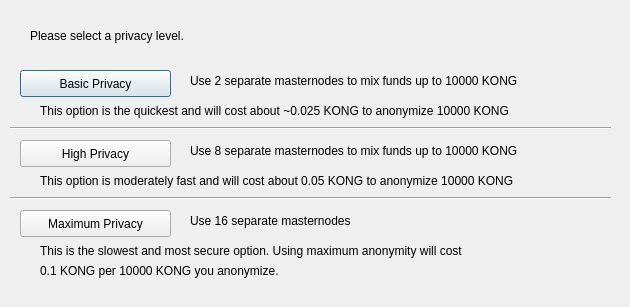
<?xml version="1.0" encoding="UTF-8"?>
<ui version="4.0">
 <class>ObfuscationConfig</class>
 <widget class="QDialog" name="ObfuscationConfig">
  <property name="geometry">
   <rect>
    <x>0</x>
    <y>0</y>
    <width>630</width>
    <height>307</height>
   </rect>
  </property>
  <property name="windowTitle">
   <string>Configure Obfuscation</string>
  </property>
  <widget class="QPushButton" name="buttonBasic">
   <property name="geometry">
    <rect>
     <x>20</x>
     <y>70</y>
     <width>151</width>
     <height>27</height>
    </rect>
   </property>
   <property name="text">
    <string>Basic Privacy</string>
   </property>
  </widget>
  <widget class="QPushButton" name="buttonHigh">
   <property name="geometry">
    <rect>
     <x>20</x>
     <y>140</y>
     <width>151</width>
     <height>27</height>
    </rect>
   </property>
   <property name="text">
    <string>High Privacy</string>
   </property>
  </widget>
  <widget class="QPushButton" name="buttonMax">
   <property name="geometry">
    <rect>
     <x>20</x>
     <y>210</y>
     <width>151</width>
     <height>27</height>
    </rect>
   </property>
   <property name="text">
    <string>Maximum Privacy</string>
   </property>
  </widget>
  <widget class="QLabel" name="label">
   <property name="geometry">
    <rect>
     <x>30</x>
     <y>20</y>
     <width>571</width>
     <height>31</height>
    </rect>
   </property>
   <property name="text">
    <string>Please select a privacy level.</string>
   </property>
  </widget>
  <widget class="QLabel" name="label_2">
   <property name="geometry">
    <rect>
     <x>190</x>
     <y>70</y>
     <width>421</width>
     <height>21</height>
    </rect>
   </property>
   <property name="text">
    <string>Use 2 separate masternodes to mix funds up to 10000 KONG</string>
   </property>
  </widget>
  <widget class="QLabel" name="label_3">
   <property name="geometry">
    <rect>
     <x>190</x>
     <y>140</y>
     <width>411</width>
     <height>21</height>
    </rect>
   </property>
   <property name="text">
    <string>Use 8 separate masternodes to mix funds up to 10000 KONG</string>
   </property>
  </widget>
  <widget class="QLabel" name="label_4">
   <property name="geometry">
    <rect>
     <x>190</x>
     <y>210</y>
     <width>421</width>
     <height>21</height>
    </rect>
   </property>
   <property name="text">
    <string>Use 16 separate masternodes</string>
   </property>
  </widget>
  <widget class="QLabel" name="label_6">
   <property name="geometry">
    <rect>
     <x>40</x>
     <y>100</y>
     <width>561</width>
     <height>21</height>
    </rect>
   </property>
   <property name="text">
    <string>This option is the quickest and will cost about ~0.025 KONG to anonymize 10000 KONG</string>
   </property>
  </widget>
  <widget class="QLabel" name="label_7">
   <property name="geometry">
    <rect>
     <x>40</x>
     <y>170</y>
     <width>561</width>
     <height>21</height>
    </rect>
   </property>
   <property name="text">
    <string>This option is moderately fast and will cost about 0.05 KONG to anonymize 10000 KONG</string>
   </property>
  </widget>
  <widget class="QLabel" name="label_8">
   <property name="geometry">
    <rect>
     <x>40</x>
     <y>240</y>
     <width>561</width>
     <height>21</height>
    </rect>
   </property>
   <property name="text">
    <string>This is the slowest and most secure option. Using maximum anonymity will cost</string>
   </property>
  </widget>
  <widget class="QLabel" name="label_9">
   <property name="geometry">
    <rect>
     <x>40</x>
     <y>260</y>
     <width>561</width>
     <height>21</height>
    </rect>
   </property>
   <property name="text">
    <string>0.1 KONG per 10000 KONG you anonymize.</string>
   </property>
  </widget>
  <widget class="Line" name="line">
   <property name="geometry">
    <rect>
     <x>10</x>
     <y>120</y>
     <width>601</width>
     <height>16</height>
    </rect>
   </property>
   <property name="orientation">
    <enum>Qt::Horizontal</enum>
   </property>
  </widget>
  <widget class="Line" name="line_2">
   <property name="geometry">
    <rect>
     <x>10</x>
     <y>190</y>
     <width>601</width>
     <height>16</height>
    </rect>
   </property>
   <property name="orientation">
    <enum>Qt::Horizontal</enum>
   </property>
  </widget>
 </widget>
 <resources/>
 <connections/>
</ui>
